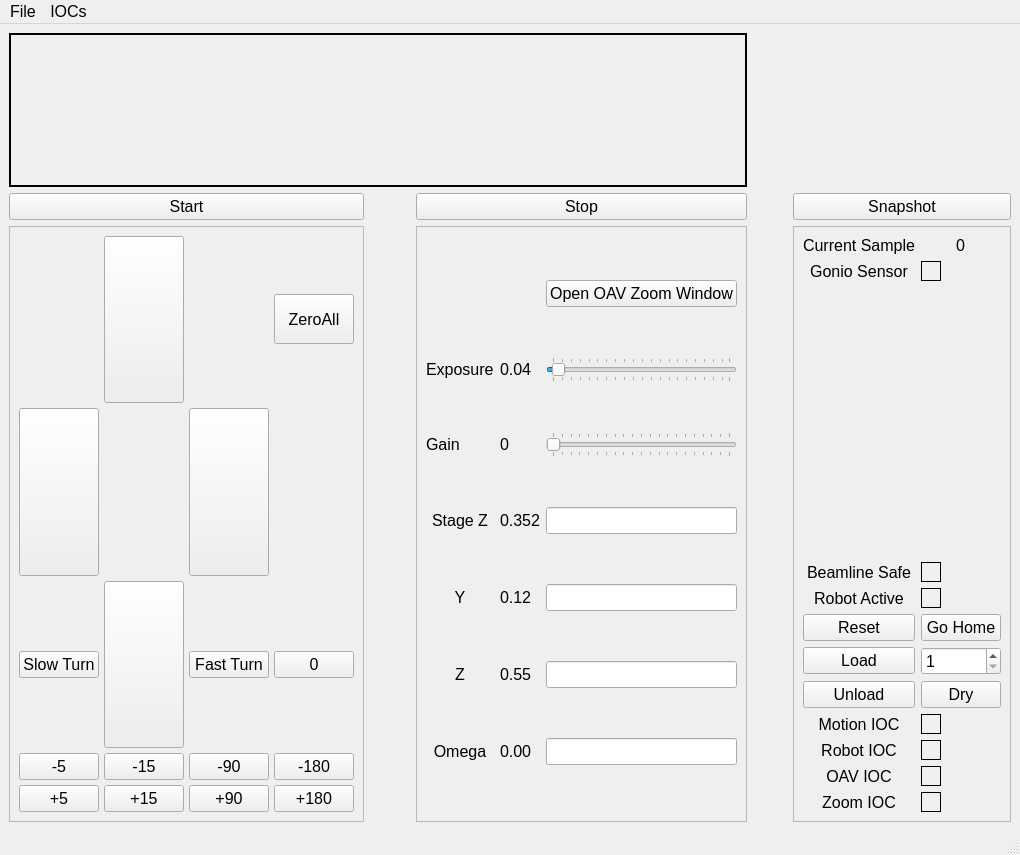
<?xml version="1.0" encoding="UTF-8"?>
<ui version="4.0">
 <class>MainWindow</class>
 <widget class="QMainWindow" name="MainWindow">
  <property name="geometry">
   <rect>
    <x>0</x>
    <y>0</y>
    <width>1004</width>
    <height>855</height>
   </rect>
  </property>
  <property name="minimumSize">
   <size>
    <width>0</width>
    <height>0</height>
   </size>
  </property>
  <property name="maximumSize">
   <size>
    <width>16777215</width>
    <height>16777215</height>
   </size>
  </property>
  <property name="font">
   <font>
    <pointsize>12</pointsize>
   </font>
  </property>
  <property name="mouseTracking">
   <bool>false</bool>
  </property>
  <property name="windowTitle">
   <string>Aithre v4.2 - I23 Laser Shaping</string>
  </property>
  <property name="windowIcon">
   <iconset>
    <normaloff>icon.png</normaloff>icon.png</iconset>
  </property>
  <property name="toolTip">
   <string extracomment="C Orr 2022"/>
  </property>
  <property name="toolButtonStyle">
   <enum>Qt::ToolButtonIconOnly</enum>
  </property>
  <property name="documentMode">
   <bool>false</bool>
  </property>
  <property name="tabShape">
   <enum>QTabWidget::Rounded</enum>
  </property>
  <property name="unifiedTitleAndToolBarOnMac">
   <bool>false</bool>
  </property>
  <widget class="QWidget" name="centralwidget">
   <layout class="QGridLayout" name="gridLayout">
    <item row="3" column="2">
     <widget class="QFrame" name="frameFineControl">
      <property name="frameShape">
       <enum>QFrame::StyledPanel</enum>
      </property>
      <property name="frameShadow">
       <enum>QFrame::Plain</enum>
      </property>
      <layout class="QGridLayout" name="readback_grid">
       <item row="3" column="0">
        <widget class="QLabel" name="labstageZ">
         <property name="sizePolicy">
          <sizepolicy hsizetype="Preferred" vsizetype="Preferred">
           <horstretch>0</horstretch>
           <verstretch>0</verstretch>
          </sizepolicy>
         </property>
         <property name="text">
          <string>Stage Z</string>
         </property>
         <property name="alignment">
          <set>Qt::AlignCenter</set>
         </property>
        </widget>
       </item>
       <item row="5" column="1">
        <widget class="QLabel" name="gonz_rbv">
         <property name="text">
          <string>0.55</string>
         </property>
        </widget>
       </item>
       <item row="3" column="3">
        <widget class="QLineEdit" name="stagez_request">
         <property name="text">
          <string/>
         </property>
         <property name="maxLength">
          <number>5</number>
         </property>
        </widget>
       </item>
       <item row="4" column="1">
        <widget class="QLabel" name="gony_rbv">
         <property name="text">
          <string>0.12</string>
         </property>
        </widget>
       </item>
       <item row="4" column="3">
        <widget class="QLineEdit" name="gony_request">
         <property name="maxLength">
          <number>5</number>
         </property>
        </widget>
       </item>
       <item row="7" column="3">
        <widget class="QLineEdit" name="omega_request">
         <property name="maxLength">
          <number>5</number>
         </property>
        </widget>
       </item>
       <item row="5" column="0">
        <widget class="QLabel" name="labZ">
         <property name="text">
          <string>Z</string>
         </property>
         <property name="alignment">
          <set>Qt::AlignCenter</set>
         </property>
        </widget>
       </item>
       <item row="2" column="3">
        <widget class="QSlider" name="sliderGain">
         <property name="maximum">
          <number>100</number>
         </property>
         <property name="orientation">
          <enum>Qt::Horizontal</enum>
         </property>
         <property name="tickPosition">
          <enum>QSlider::TicksBothSides</enum>
         </property>
         <property name="tickInterval">
          <number>5</number>
         </property>
        </widget>
       </item>
       <item row="1" column="0">
        <widget class="QLabel" name="labExposure">
         <property name="text">
          <string>Exposure</string>
         </property>
        </widget>
       </item>
       <item row="5" column="3">
        <widget class="QLineEdit" name="gonz_request">
         <property name="maxLength">
          <number>5</number>
         </property>
        </widget>
       </item>
       <item row="4" column="0">
        <widget class="QLabel" name="labY">
         <property name="text">
          <string>Y</string>
         </property>
         <property name="alignment">
          <set>Qt::AlignCenter</set>
         </property>
        </widget>
       </item>
       <item row="3" column="1">
        <widget class="QLabel" name="stagez_rbv">
         <property name="text">
          <string>0.352</string>
         </property>
        </widget>
       </item>
       <item row="1" column="1">
        <widget class="QLabel" name="exposure_rbv">
         <property name="text">
          <string>0.04</string>
         </property>
        </widget>
       </item>
       <item row="7" column="1">
        <widget class="QLabel" name="omega_rbv">
         <property name="text">
          <string>0.00</string>
         </property>
        </widget>
       </item>
       <item row="2" column="1">
        <widget class="QLabel" name="gain_rbv">
         <property name="text">
          <string>0</string>
         </property>
        </widget>
       </item>
       <item row="1" column="3">
        <widget class="QSlider" name="sliderExposure">
         <property name="minimum">
          <number>1</number>
         </property>
         <property name="maximum">
          <number>100</number>
         </property>
         <property name="value">
          <number>4</number>
         </property>
         <property name="orientation">
          <enum>Qt::Horizontal</enum>
         </property>
         <property name="invertedAppearance">
          <bool>false</bool>
         </property>
         <property name="invertedControls">
          <bool>false</bool>
         </property>
         <property name="tickPosition">
          <enum>QSlider::TicksBothSides</enum>
         </property>
         <property name="tickInterval">
          <number>5</number>
         </property>
        </widget>
       </item>
       <item row="2" column="0">
        <widget class="QLabel" name="labGain">
         <property name="text">
          <string>Gain</string>
         </property>
        </widget>
       </item>
       <item row="7" column="0">
        <widget class="QLabel" name="labOmega">
         <property name="text">
          <string>Omega</string>
         </property>
         <property name="alignment">
          <set>Qt::AlignCenter</set>
         </property>
        </widget>
       </item>
       <item row="0" column="3">
        <widget class="QPushButton" name="openOAVZoom">
         <property name="text">
          <string>Open OAV Zoom Window</string>
         </property>
        </widget>
       </item>
      </layout>
     </widget>
    </item>
    <item row="3" column="4">
     <widget class="QFrame" name="frameRobot">
      <property name="autoFillBackground">
       <bool>false</bool>
      </property>
      <property name="frameShape">
       <enum>QFrame::StyledPanel</enum>
      </property>
      <property name="frameShadow">
       <enum>QFrame::Plain</enum>
      </property>
      <property name="lineWidth">
       <number>1</number>
      </property>
      <layout class="QGridLayout" name="robot_grid">
       <item row="11" column="0">
        <widget class="QLabel" name="labOAVIOC">
         <property name="text">
          <string>OAV IOC</string>
         </property>
         <property name="alignment">
          <set>Qt::AlignCenter</set>
         </property>
        </widget>
       </item>
       <item row="8" column="0">
        <widget class="QPushButton" name="unload">
         <property name="text">
          <string>Unload</string>
         </property>
        </widget>
       </item>
       <item row="0" column="1" alignment="Qt::AlignHCenter">
        <widget class="QLabel" name="currentSamp">
         <property name="sizePolicy">
          <sizepolicy hsizetype="Maximum" vsizetype="Maximum">
           <horstretch>0</horstretch>
           <verstretch>0</verstretch>
          </sizepolicy>
         </property>
         <property name="autoFillBackground">
          <bool>false</bool>
         </property>
         <property name="frameShape">
          <enum>QFrame::NoFrame</enum>
         </property>
         <property name="text">
          <string>0</string>
         </property>
        </widget>
       </item>
       <item row="4" column="0">
        <widget class="QLabel" name="labBeamlineSafe">
         <property name="text">
          <string>Beamline Safe</string>
         </property>
         <property name="alignment">
          <set>Qt::AlignCenter</set>
         </property>
        </widget>
       </item>
       <item row="0" column="0">
        <widget class="QLabel" name="labCurrentSamp">
         <property name="sizePolicy">
          <sizepolicy hsizetype="Maximum" vsizetype="Maximum">
           <horstretch>0</horstretch>
           <verstretch>0</verstretch>
          </sizepolicy>
         </property>
         <property name="text">
          <string>Current Sample</string>
         </property>
         <property name="alignment">
          <set>Qt::AlignCenter</set>
         </property>
        </widget>
       </item>
       <item row="10" column="0">
        <widget class="QLabel" name="labRobotIOC">
         <property name="text">
          <string>Robot IOC</string>
         </property>
         <property name="alignment">
          <set>Qt::AlignCenter</set>
         </property>
        </widget>
       </item>
       <item row="8" column="1">
        <widget class="QPushButton" name="dry">
         <property name="text">
          <string>Dry</string>
         </property>
        </widget>
       </item>
       <item row="3" column="0" colspan="2">
        <spacer name="verticalSpacer">
         <property name="orientation">
          <enum>Qt::Vertical</enum>
         </property>
         <property name="sizeType">
          <enum>QSizePolicy::MinimumExpanding</enum>
         </property>
         <property name="sizeHint" stdset="0">
          <size>
           <width>20</width>
           <height>40</height>
          </size>
         </property>
        </spacer>
       </item>
       <item row="9" column="1">
        <widget class="QLabel" name="indicatorMotionIOC">
         <property name="minimumSize">
          <size>
           <width>20</width>
           <height>20</height>
          </size>
         </property>
         <property name="maximumSize">
          <size>
           <width>20</width>
           <height>20</height>
          </size>
         </property>
         <property name="frameShape">
          <enum>QFrame::Box</enum>
         </property>
         <property name="text">
          <string/>
         </property>
        </widget>
       </item>
       <item row="12" column="1">
        <widget class="QLabel" name="indicatorZoomIOC">
         <property name="minimumSize">
          <size>
           <width>20</width>
           <height>20</height>
          </size>
         </property>
         <property name="maximumSize">
          <size>
           <width>20</width>
           <height>20</height>
          </size>
         </property>
         <property name="frameShape">
          <enum>QFrame::Box</enum>
         </property>
         <property name="text">
          <string/>
         </property>
        </widget>
       </item>
       <item row="6" column="1">
        <widget class="QPushButton" name="goHomeRobot">
         <property name="text">
          <string>Go Home</string>
         </property>
        </widget>
       </item>
       <item row="10" column="1">
        <widget class="QLabel" name="indicatorRobotIOC">
         <property name="minimumSize">
          <size>
           <width>20</width>
           <height>20</height>
          </size>
         </property>
         <property name="maximumSize">
          <size>
           <width>20</width>
           <height>20</height>
          </size>
         </property>
         <property name="frameShape">
          <enum>QFrame::Box</enum>
         </property>
         <property name="text">
          <string/>
         </property>
        </widget>
       </item>
       <item row="6" column="0">
        <widget class="QPushButton" name="resetRobot">
         <property name="text">
          <string>Reset</string>
         </property>
        </widget>
       </item>
       <item row="7" column="1">
        <widget class="QSpinBox" name="spinBox">
         <property name="showGroupSeparator" stdset="0">
          <bool>false</bool>
         </property>
         <property name="minimum">
          <number>1</number>
         </property>
         <property name="maximum">
          <number>16</number>
         </property>
        </widget>
       </item>
       <item row="12" column="0">
        <widget class="QLabel" name="labZoomIOC">
         <property name="text">
          <string>Zoom IOC</string>
         </property>
         <property name="alignment">
          <set>Qt::AlignCenter</set>
         </property>
        </widget>
       </item>
       <item row="4" column="1">
        <widget class="QLabel" name="indicatorBeamlineSafe">
         <property name="minimumSize">
          <size>
           <width>20</width>
           <height>20</height>
          </size>
         </property>
         <property name="maximumSize">
          <size>
           <width>20</width>
           <height>20</height>
          </size>
         </property>
         <property name="frameShape">
          <enum>QFrame::Box</enum>
         </property>
         <property name="text">
          <string/>
         </property>
        </widget>
       </item>
       <item row="1" column="1">
        <widget class="QLabel" name="indicatorGonioSensor">
         <property name="minimumSize">
          <size>
           <width>20</width>
           <height>20</height>
          </size>
         </property>
         <property name="maximumSize">
          <size>
           <width>20</width>
           <height>20</height>
          </size>
         </property>
         <property name="frameShape">
          <enum>QFrame::Box</enum>
         </property>
         <property name="text">
          <string/>
         </property>
         <property name="scaledContents">
          <bool>false</bool>
         </property>
         <property name="alignment">
          <set>Qt::AlignLeading|Qt::AlignLeft|Qt::AlignTop</set>
         </property>
        </widget>
       </item>
       <item row="9" column="0">
        <widget class="QLabel" name="labMotionIOC">
         <property name="text">
          <string>Motion IOC</string>
         </property>
         <property name="alignment">
          <set>Qt::AlignCenter</set>
         </property>
        </widget>
       </item>
       <item row="1" column="0">
        <widget class="QLabel" name="labGonioSensor">
         <property name="text">
          <string>Gonio Sensor</string>
         </property>
         <property name="alignment">
          <set>Qt::AlignCenter</set>
         </property>
        </widget>
       </item>
       <item row="11" column="1">
        <widget class="QLabel" name="indicatorOAVIOC">
         <property name="minimumSize">
          <size>
           <width>20</width>
           <height>20</height>
          </size>
         </property>
         <property name="maximumSize">
          <size>
           <width>20</width>
           <height>20</height>
          </size>
         </property>
         <property name="frameShape">
          <enum>QFrame::Box</enum>
         </property>
         <property name="text">
          <string/>
         </property>
        </widget>
       </item>
       <item row="7" column="0">
        <widget class="QPushButton" name="load">
         <property name="sizePolicy">
          <sizepolicy hsizetype="Minimum" vsizetype="Fixed">
           <horstretch>0</horstretch>
           <verstretch>0</verstretch>
          </sizepolicy>
         </property>
         <property name="text">
          <string>Load</string>
         </property>
        </widget>
       </item>
       <item row="5" column="0">
        <widget class="QLabel" name="labRobotActive">
         <property name="text">
          <string>Robot Active</string>
         </property>
         <property name="alignment">
          <set>Qt::AlignCenter</set>
         </property>
        </widget>
       </item>
       <item row="5" column="1">
        <widget class="QLabel" name="indicatorRobotActive">
         <property name="minimumSize">
          <size>
           <width>20</width>
           <height>20</height>
          </size>
         </property>
         <property name="maximumSize">
          <size>
           <width>20</width>
           <height>20</height>
          </size>
         </property>
         <property name="frameShape">
          <enum>QFrame::Box</enum>
         </property>
         <property name="text">
          <string/>
         </property>
        </widget>
       </item>
      </layout>
     </widget>
    </item>
    <item row="2" column="0">
     <widget class="QPushButton" name="start">
      <property name="text">
       <string>Start</string>
      </property>
     </widget>
    </item>
    <item row="3" column="0">
     <widget class="QFrame" name="framePositionButtons">
      <property name="frameShape">
       <enum>QFrame::StyledPanel</enum>
      </property>
      <property name="frameShadow">
       <enum>QFrame::Plain</enum>
      </property>
      <layout class="QGridLayout" name="motion_grid">
       <property name="sizeConstraint">
        <enum>QLayout::SetMaximumSize</enum>
       </property>
       <property name="spacing">
        <number>5</number>
       </property>
       <item row="1" column="2">
        <widget class="QPushButton" name="right">
         <property name="sizePolicy">
          <sizepolicy hsizetype="MinimumExpanding" vsizetype="MinimumExpanding">
           <horstretch>0</horstretch>
           <verstretch>0</verstretch>
          </sizepolicy>
         </property>
         <property name="text">
          <string/>
         </property>
         <property name="icon">
          <iconset>
           <normalon>right.png</normalon>
          </iconset>
         </property>
         <property name="iconSize">
          <size>
           <width>60</width>
           <height>60</height>
          </size>
         </property>
        </widget>
       </item>
       <item row="4" column="1">
        <widget class="QPushButton" name="plus15">
         <property name="text">
          <string>+15</string>
         </property>
        </widget>
       </item>
       <item row="3" column="3">
        <widget class="QPushButton" name="minus180">
         <property name="text">
          <string>-180</string>
         </property>
        </widget>
       </item>
       <item row="3" column="0">
        <widget class="QPushButton" name="minus5">
         <property name="text">
          <string>-5</string>
         </property>
        </widget>
       </item>
       <item row="4" column="0">
        <widget class="QPushButton" name="plus5">
         <property name="text">
          <string>+5</string>
         </property>
        </widget>
       </item>
       <item row="1" column="0">
        <widget class="QPushButton" name="left">
         <property name="sizePolicy">
          <sizepolicy hsizetype="MinimumExpanding" vsizetype="MinimumExpanding">
           <horstretch>0</horstretch>
           <verstretch>0</verstretch>
          </sizepolicy>
         </property>
         <property name="text">
          <string/>
         </property>
         <property name="icon">
          <iconset>
           <normaloff>left.png</normaloff>left.png</iconset>
         </property>
         <property name="iconSize">
          <size>
           <width>60</width>
           <height>60</height>
          </size>
         </property>
        </widget>
       </item>
       <item row="4" column="2">
        <widget class="QPushButton" name="plus90">
         <property name="text">
          <string>+90</string>
         </property>
        </widget>
       </item>
       <item row="2" column="1">
        <widget class="QPushButton" name="down">
         <property name="sizePolicy">
          <sizepolicy hsizetype="Minimum" vsizetype="MinimumExpanding">
           <horstretch>0</horstretch>
           <verstretch>0</verstretch>
          </sizepolicy>
         </property>
         <property name="text">
          <string/>
         </property>
         <property name="icon">
          <iconset>
           <normalon>down.png</normalon>
          </iconset>
         </property>
         <property name="iconSize">
          <size>
           <width>60</width>
           <height>60</height>
          </size>
         </property>
         <property name="autoRepeat">
          <bool>false</bool>
         </property>
         <property name="autoExclusive">
          <bool>false</bool>
         </property>
        </widget>
       </item>
       <item row="4" column="3">
        <widget class="QPushButton" name="plus180">
         <property name="text">
          <string>+180</string>
         </property>
        </widget>
       </item>
       <item row="0" column="3">
        <widget class="QPushButton" name="zeroAll">
         <property name="minimumSize">
          <size>
           <width>50</width>
           <height>50</height>
          </size>
         </property>
         <property name="text">
          <string>ZeroAll</string>
         </property>
         <property name="flat">
          <bool>false</bool>
         </property>
        </widget>
       </item>
       <item row="0" column="1">
        <widget class="QPushButton" name="up">
         <property name="sizePolicy">
          <sizepolicy hsizetype="MinimumExpanding" vsizetype="MinimumExpanding">
           <horstretch>0</horstretch>
           <verstretch>0</verstretch>
          </sizepolicy>
         </property>
         <property name="text">
          <string/>
         </property>
         <property name="icon">
          <iconset>
           <normalon>up.png</normalon>
          </iconset>
         </property>
         <property name="iconSize">
          <size>
           <width>60</width>
           <height>60</height>
          </size>
         </property>
        </widget>
       </item>
       <item row="3" column="1">
        <widget class="QPushButton" name="minus15">
         <property name="text">
          <string>-15</string>
         </property>
        </widget>
       </item>
       <item row="3" column="2">
        <widget class="QPushButton" name="minus90">
         <property name="text">
          <string>-90</string>
         </property>
        </widget>
       </item>
       <item row="2" column="3">
        <widget class="QPushButton" name="zero">
         <property name="text">
          <string>0</string>
         </property>
        </widget>
       </item>
       <item row="2" column="0">
        <widget class="QPushButton" name="buttonSlowOmegaTurn">
         <property name="text">
          <string>Slow Turn</string>
         </property>
        </widget>
       </item>
       <item row="2" column="2">
        <widget class="QPushButton" name="buttonFastOmegaTurn">
         <property name="text">
          <string>Fast Turn</string>
         </property>
        </widget>
       </item>
      </layout>
     </widget>
    </item>
    <item row="2" column="4">
     <widget class="QPushButton" name="snapshot">
      <property name="text">
       <string>Snapshot</string>
      </property>
     </widget>
    </item>
    <item row="3" column="3">
     <spacer name="horizontalSpacer_2">
      <property name="orientation">
       <enum>Qt::Horizontal</enum>
      </property>
      <property name="sizeType">
       <enum>QSizePolicy::Minimum</enum>
      </property>
      <property name="sizeHint" stdset="0">
       <size>
        <width>40</width>
        <height>20</height>
       </size>
      </property>
     </spacer>
    </item>
    <item row="2" column="2">
     <widget class="QPushButton" name="stop">
      <property name="text">
       <string>Stop</string>
      </property>
     </widget>
    </item>
    <item row="3" column="1">
     <spacer name="horizontalSpacer">
      <property name="orientation">
       <enum>Qt::Horizontal</enum>
      </property>
      <property name="sizeType">
       <enum>QSizePolicy::Minimum</enum>
      </property>
      <property name="sizeHint" stdset="0">
       <size>
        <width>40</width>
        <height>20</height>
       </size>
      </property>
     </spacer>
    </item>
    <item row="0" column="0" rowspan="2" colspan="3">
     <widget class="QLabel" name="oav_stream">
      <property name="sizePolicy">
       <sizepolicy hsizetype="Maximum" vsizetype="Maximum">
        <horstretch>0</horstretch>
        <verstretch>0</verstretch>
       </sizepolicy>
      </property>
      <property name="minimumSize">
       <size>
        <width>206</width>
        <height>154</height>
       </size>
      </property>
      <property name="maximumSize">
       <size>
        <width>2064</width>
        <height>1544</height>
       </size>
      </property>
      <property name="sizeIncrement">
       <size>
        <width>4</width>
        <height>3</height>
       </size>
      </property>
      <property name="frameShape">
       <enum>QFrame::WinPanel</enum>
      </property>
      <property name="frameShadow">
       <enum>QFrame::Plain</enum>
      </property>
      <property name="text">
       <string/>
      </property>
      <property name="pixmap">
       <pixmap>icon.png</pixmap>
      </property>
      <property name="scaledContents">
       <bool>true</bool>
      </property>
      <property name="alignment">
       <set>Qt::AlignCenter</set>
      </property>
     </widget>
    </item>
   </layout>
  </widget>
  <widget class="QStatusBar" name="statusbar"/>
  <widget class="QMenuBar" name="menuBar">
   <property name="geometry">
    <rect>
     <x>0</x>
     <y>0</y>
     <width>1004</width>
     <height>21</height>
    </rect>
   </property>
   <widget class="QMenu" name="menuFile">
    <property name="title">
     <string>File</string>
    </property>
    <addaction name="actionExit"/>
    <addaction name="actionSave_log"/>
   </widget>
   <widget class="QMenu" name="menuIOCs">
    <property name="title">
     <string>IOCs</string>
    </property>
    <addaction name="actionRestart_OAV_IOC"/>
    <addaction name="actionRestart_Robot_IOC"/>
    <addaction name="actionRestart_Gonio_IOC"/>
   </widget>
   <addaction name="menuFile"/>
   <addaction name="menuIOCs"/>
  </widget>
  <action name="actionExit">
   <property name="text">
    <string>Exit</string>
   </property>
  </action>
  <action name="actionSave_log">
   <property name="text">
    <string>Save log</string>
   </property>
  </action>
  <action name="actionRestart_OAV_IOC">
   <property name="text">
    <string>Restart OAV IOC</string>
   </property>
  </action>
  <action name="actionRestart_Robot_IOC">
   <property name="text">
    <string>Restart Robot IOC</string>
   </property>
  </action>
  <action name="actionRestart_Gonio_IOC">
   <property name="text">
    <string>Restart Gonio IOC</string>
   </property>
  </action>
 </widget>
 <tabstops>
  <tabstop>load</tabstop>
  <tabstop>unload</tabstop>
  <tabstop>spinBox</tabstop>
  <tabstop>dry</tabstop>
  <tabstop>start</tabstop>
  <tabstop>stop</tabstop>
  <tabstop>sliderExposure</tabstop>
  <tabstop>sliderGain</tabstop>
  <tabstop>stagez_request</tabstop>
  <tabstop>gony_request</tabstop>
  <tabstop>gonz_request</tabstop>
  <tabstop>omega_request</tabstop>
  <tabstop>up</tabstop>
  <tabstop>down</tabstop>
  <tabstop>left</tabstop>
  <tabstop>right</tabstop>
  <tabstop>minus5</tabstop>
  <tabstop>snapshot</tabstop>
 </tabstops>
 <resources/>
 <connections/>
</ui>
